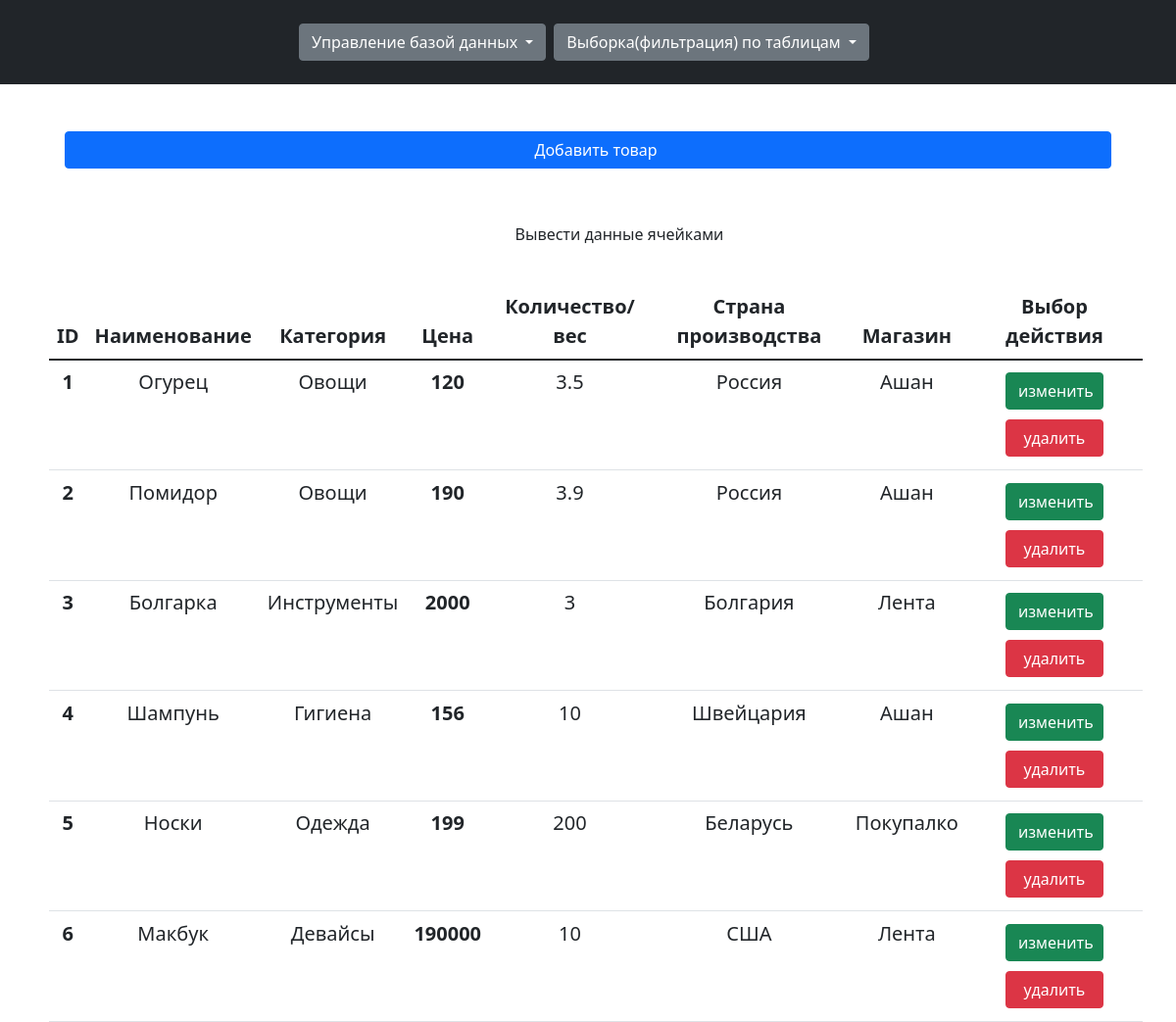
Page /indexproducts.php on the committed database.
### tables this page shows
CREATE TABLE `products` (
  `id` int(11) NOT NULL,
  `NameProd` text NOT NULL,
  `Category` varchar(255) NOT NULL,
  `Cost` text NOT NULL,
  `QuantityOrWeightKG` text NOT NULL,
  `Country` varchar(255) NOT NULL,
  `id_supermarket` int(11) NOT NULL
);

CREATE TABLE `supermarkets` (
  `id` int(11) NOT NULL,
  `NameSup` varchar(255) NOT NULL,
  `Adress` varchar(255) NOT NULL,
  `SizeInM3` int(11) NOT NULL,
  `DateOfFoundation` text NOT NULL
);

### logic/logicindexproducts.php (called while the page is built, shortened)
<?php
require_once 'classes/crudclases.php';
$obj = new CrudProducts();

### classes/crudclases.php (called while the page is built, shortened)
<?php
class CrudProducts{
    private $connect;
    function getconnectdb($db){
        $this->connect = $db;
    }
    public function showData(){
        $query = "select `products`.id, `products`.NameProd, `products`.Category,`products`.Cost,`products`.QuantityOrWeightKG, `products`.Country, `supermarkets`.NameSup
        from `products`
        inner join `supermarkets` on `products`.id_supermarket = `supermarkets`.id
        order by `products`.id;";
        $q = $this->connect->prepare($query);
        $q->execute();
        $r = $q->fetchALL(PDO::FETCH_NUM);
        if($r){
            return $r;}
        else{
            return "Данные в таблице не найдены";
        }
    }
}

### indexproducts.php (the view, shortened to what this page needs)
<?php
require_once 'logic/logicindexproducts.php';
$result = $obj->showData();
?>
<?php include('header.php');?>
    <div class = "container"><div class = "row"><div class = "col-12">
                <a class="btn btn-primary d-flex justify-content-center m-4" type="button"  href="createproduct.php"><i class = "fa fa-plus m-2"></i>Добавить товар</a></div>
            <?if($_GET['checklist'] == 1 || !$_GET['checklist']){
                echo " <a class='btn d-flex justify-content-center m-4' type='button'  href='indexproducts.php?checklist=2'><i class = 'fa fa-plus m-2'></i>Вывести данные ячейками</a></div>";
            }elseif($_GET['checklist'] == 2){
                echo " <a class='btn d-flex justify-content-center m-4' type='button'  href='indexproducts.php?checklist=1'><i class = 'fa fa-plus m-2'></i>Вывести данные таблицей</a></div>";
            }?>
            <?php if($_GET['checklist'] == 1 || !$_GET['checklist']){
                echo "<table class = 'table table-striped table-hover m-2'>
            <thead class = 'thead-light'>
            <th>ID</th>
            <th>Наименование</th>
            <th>Категория</th>
            <th>Цена</th>
            <th>Количество/вес</th>
            <th>Страна производства</th>
            <th>Магазин</th>
            <th>Выбор действия</th>
            </thead>
            <tbody>";
                foreach($result as $row):?>
                    <tr>
                    <tr>
                        <th><?=$row[0]?></th>
                        <td><?=$row[1]?></td>
                        <td><?=$row[2]?></td>
                        <th><?=$row[3]?></th>
                        <td><?=$row[4]?></td>
                        <td><?=$row[5]?></td>
                        <td><?=$row[6]?></td>
                        <td><a href="updateproduct.php?id=<?=$row[0]?>" class = "btn btn-success">изменить</a>
                            <a href="deleteproduct.php?id=<?=$row[0]?>" class = "btn btn-danger">удалить</a>
                        </td>
                    </tr>
                <?php endforeach;
                echo "</tbody> </table>";}
            elseif ($_GET['checklist'] == 2){
                foreach($result as $row):?>
                    <div class = "d-flex flex-column col-5 m-2 align-items-center border">
            <div>id - <?=$row[0]?></div>
            <div>Наименование - <?=$row[1]?></div>
            <div>Категория товара - <?=$row[2]?> </div>
            <div> Стоимость - <?=$row[3]?> </div>
            <div>Количество/вес в кг - <?=$row[4]?></div>
            <div>Страна производства - <?=$row[5]?></div>
            <div>Магазин - <?=$row[6]?></div>
                        <a style="color:green;font-weight: bold" href = "updateproduct.php?id=<?=$row[0]?>"> изменить</a>
                        <a style="color:red;font-weight: bold" href="deleteproduct.php?id=<?=$row[0]?>" >удалить</a></div>
                <?php endforeach;}?>
        </div></div></div></div>
<?php include('footer.php');?>

### cssfiles/main.css (style rules this page uses)
body { height: 100vh; }
.btn-success { width: 100px; margin: 5px; }
.btn-danger { width: 100px; margin: 5px; }
a { color: rgba(117, 179, 190, 0.87); font-weight: bold; text-decoration: none; }
th,td { padding:20px; border:1px solid #ddd; align-items: center; }
tr { padding:20px; align-items: center; }
table { text-align: center; font-size: 20px; }

### rows in the picture
products: id "1", NameProd "Огурец", Category "Овощи", Cost "120", QuantityOrWeightKG "3.5", Country "Россия", id_supermarket.NameSup "Ашан"
products: id "2", NameProd "Помидор", Category "Овощи", Cost "190", QuantityOrWeightKG "3.9", Country "Россия", id_supermarket.NameSup "Ашан"
products: id "3", NameProd "Болгарка", Category "Инструменты", Cost "2000", QuantityOrWeightKG "3", Country "Болгария", id_supermarket.NameSup "Лента"
products: id "4", NameProd "Шампунь", Category "Гигиена", Cost "156", QuantityOrWeightKG "10", Country "Швейцария", id_supermarket.NameSup "Ашан"
products: id "5", NameProd "Носки", Category "Одежда", Cost "199", QuantityOrWeightKG "200", Country "Беларусь", id_supermarket.NameSup "Покупалко"
products: id "6", NameProd "Макбук", Category "Девайсы", Cost "190000", QuantityOrWeightKG "10", Country "США", id_supermarket.NameSup "Лента"
